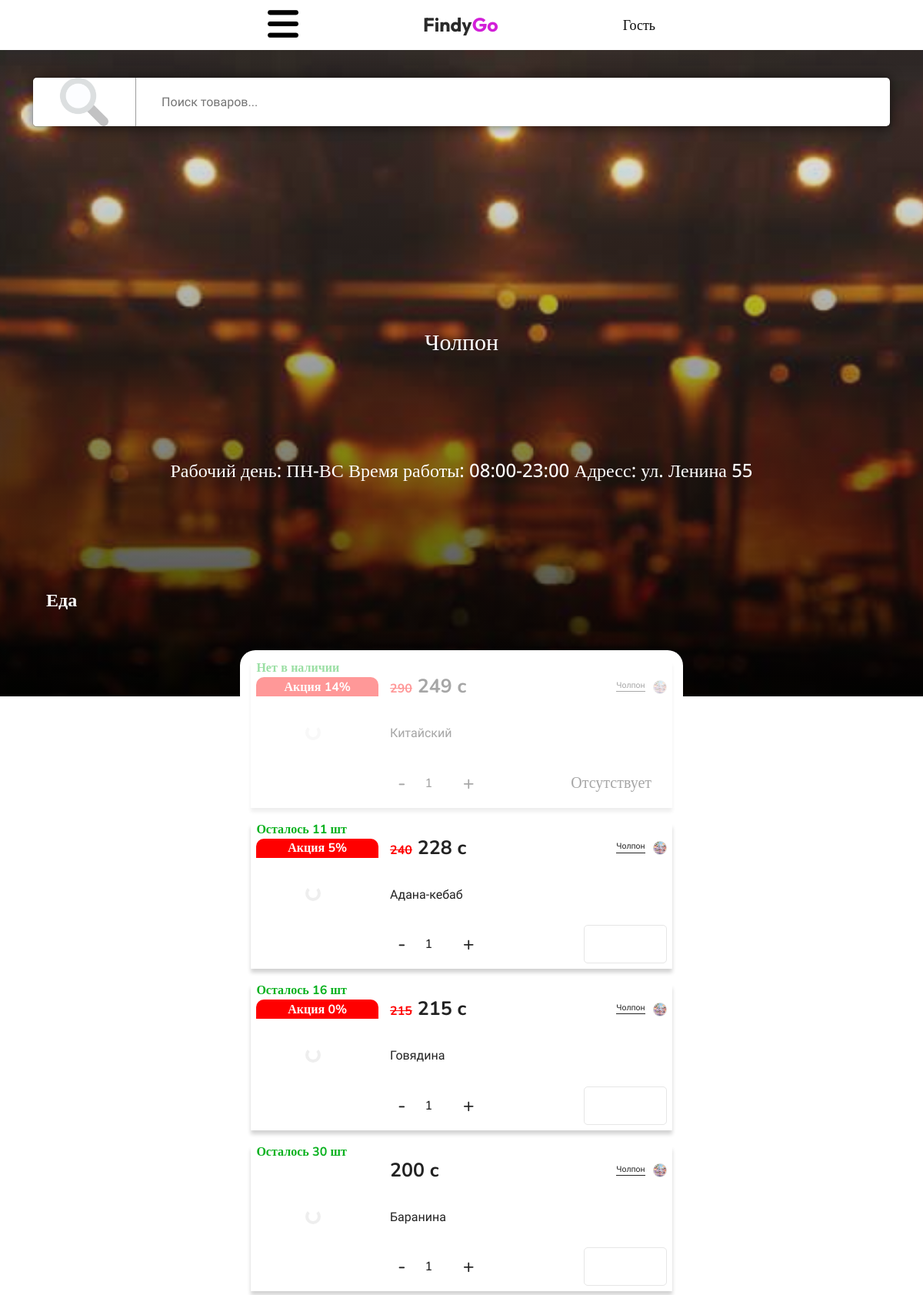
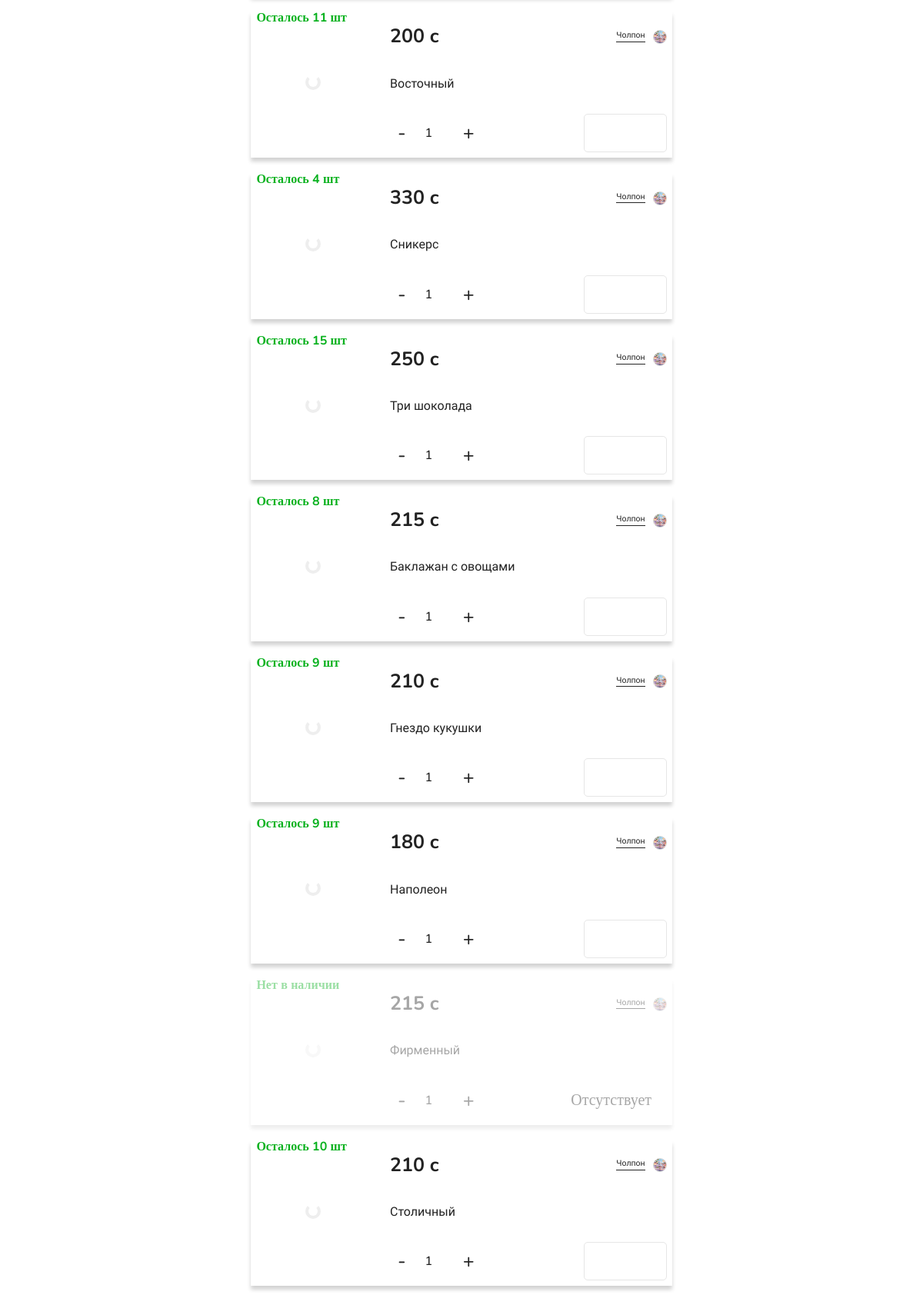
/account/2/ (upper part), run on the app's committed database (2 pictures, top to bottom).
### account/models.py (models this page shows, shortened)
class CustomUser(AbstractUser):
    city = models.CharField(
        max_length=50,
        choices=CITY,
        default="Неизвестно"
    )
    USER_TYPES = [
        ('ordinary_user', 'Обычный пользователь'),
        ('food_user', 'Пользователь еда'),
        ('shop_user', 'Пользователь магазин'),
        ('taxi_user', 'Водитель такси'),
        ('courier_user', 'Водитель курьер'),
        ('taxi_company_user', 'Владелец таксопарк'),
    ]
    user_type = models.CharField(max_length=20, choices=USER_TYPES, default='ordinary_user')
    user_name = models.CharField(max_length=25, blank=True, null=True)
    user_description = models.CharField(max_length=500, default=description_txt, blank=True, null=True)
    user_phone_number = models.DecimalField(max_digits=9, decimal_places=0, blank=True, null=True)
    user_phone_number2 = models.DecimalField(max_digits=9, decimal_places=0, blank=True, null=True)
    user_mbank_qr = models.ImageField(upload_to=user_mbank_qr_path, blank=True, null=True)
    user_rsk_qr = models.ImageField(upload_to=user_rsk_qr_path, blank=True, null=True)
    user_mbank_link = models.CharField(max_length=500, blank=True, null=True)
    user_obank_link = models.CharField(max_length=500, blank=True, null=True)
    user_rsk_link = models.CharField(max_length=500, blank=True, null=True)
    user_abank_link = models.CharField(max_length=500, blank=True, null=True)
    user_raiting = models.DecimalField(max_digits=3, decimal_places=1, blank=True, null=True)
    balance = models.DecimalField(max_digits=15, decimal_places=2, blank=True, null=True)
    CATEGORY_OF_EDUCATION = [
        ('', ''),
        ('Food', 'Еда'),
        ('Vegetables', 'Овощи'),
        ('Shop', 'Магазин'),
    ]
    category_of_education = models.CharField(max_length=20, choices=CATEGORY_OF_EDUCATION, default='', blank=True, null=True)
    SUB_CATEGORY_OF_EDUCATION = [
        ('', ''),
        ('Grocery', 'Продуктовый'),
        ('Vegetables', 'Электроника'),
        ('Clothes', 'Одежды'),
        ('Office', 'Канцелярия'),
    ]
    sub_category_of_education = models.CharField(max_length=20, choices=SUB_CATEGORY_OF_EDUCATION, blank=True, null=True, default='')
    USER_STATUS = [
        ('', ''),
        ('Online', 'Онлайн'),
        ('Offline', 'Оффлайн'),
    ]
    user_status = models.CharField(max_length=20, choices=USER_STATUS, default='', blank=True, null=True)
    user_logo = models.ImageField(upload_to=user_logo_path, blank=True, null=True)
    user_logo_mini = models.ImageField(upload_to=user_logo_mini_path, blank=True, null=True)
    USER_BLOCKED = [
        ('', ''),
        ('Yes', 'Да'),
        ('No', 'Нет'),
    ]
    user_blocked = models.CharField(max_length=20, choices=USER_BLOCKED, default='No')
    groups = models.ManyToManyField(
        Group,
        verbose_name='groups',
        blank=True,
        related_name='custom_user_set',  # Пример названия, которое можно выбрать
        related_query_name='user',
    )
    user_permissions = models.ManyToManyField(
        Permission,
        verbose_name='user permissions',
        blank=True,
        related_name='custom_user_set',  # Пример названия, которое можно выбрать
        related_query_name='user',
    )

### basis/models.py (models this page shows, shortened)
class Food_menu(models.Model):
    STATUS_FOOD = [
        ('True', 'В наличии'),
        ('False', 'Отсутствует'),
    ]
    name = models.TextField(max_length=50)
    description = models.TextField(max_length=800)
    price = models.DecimalField(max_digits=10, decimal_places=0, default='10')
    discount_percent = models.PositiveIntegerField(default=0)  # 0–100
    discount_active = models.BooleanField(default=False)
    category = models.ForeignKey(
        FoodCategory,
        on_delete=models.SET_NULL,
        null=True,
        blank=True,
        related_name='foods'
    )
    food_status = models.CharField(max_length=20, choices=STATUS_FOOD, default='True')
    adscreenimg = models.ImageField(upload_to=ad_screen_img_path)
    imageOne = models.ImageField(upload_to=food_image_one_path)
    date_add = models.DateField(blank=True, null=True)
    user = models.ForeignKey(settings.AUTH_USER_MODEL, on_delete=models.CASCADE)
    quantity = models.PositiveIntegerField(default=0)
    click_order = models.PositiveIntegerField(default=0)
    @property
    def final_price(self):
        if self.discount_active and self.discount_percent > 0:
            discount = (self.price * Decimal(self.discount_percent)) / Decimal(100)
            final = self.price - discount
            return final.quantize(Decimal('1'), rounding=ROUND_HALF_UP)
        return self.price

### account/views.py (the view)
# urls.py: path('account/<int:user_id>/', account_menu, name='account_menu'),
def account_menu(request, user_id):
    user = get_object_or_404(CustomUser, pk=user_id)
    categories = FoodCategory.objects.filter(user=user)
    today = datetime.date.today()
    cache_key = f"foods_shuffle_{user_id}_{today}"
    food_items = cache.get(cache_key)
    if not food_items:
        discounted = list(Food_menu.objects.filter(user=user, discount_active=True))
        non_discounted = list(Food_menu.objects.filter(user=user, discount_active=False))
        discounted.sort(key=lambda x: x.click_order, reverse=True)
        non_discounted.sort(key=lambda x: x.click_order, reverse=True)
        food_items = discounted + non_discounted
        cache.set(cache_key, food_items, 60 * 60 * 24)
    return render(request, 'account/account_menu.html', {
        'user': user,
        'food_items': food_items,
        'categories': categories
    })

### templates/account/account_menu.html (shortened to what this page needs)
{% extends 'basis/basis.html' %}
{% load humanize %}
{% block linkcss %}
<link rel="stylesheet" href="/static/css/account_menu.css">
{% endblock %}
{% block main %}
<div class="search__container">
    <button class="search__btn-active"></button>
    <input type="text" id="searchInput" class="search-input search-input-active" placeholder="Поиск товаров..."
        autocomplete="off">
</div>
<div class="profile-parallax">
    {% if user.category_of_education == 'Food' %}
    <h2 class="user__category">Еда</h2>
    {% endif %}
    <h2 class="user__name">
        {{ user.user_name}}
    </h2>
    <h3 class="user__info">
        {{ user.user_description|linebreaksbr }}
    </h3>
    <img src="{{ user.user_logo.url }}" class="profile-img" alt="">
    <div class="background">
    </div>
</div>
<div class="user-products">
    {% for food in food_items %}
    {% if food.food_status == 'True' %}
    <div class="food" id="{{ food.id }}" data-category="{{ food.category.id }}">
        {% else %}
        <div class="food noactive" id="{{ food.id }}" data-category="{{ food.category.id }}">
        {% endif %}
            {% if food.quantity == 0 %}
            <p class="food_quantity">Нет в наличии</p>
            {% else %}
            <p class="food_quantity">Осталось {{ food.quantity }} шт</p>
            {% endif %}
            <div class="img-container">
                <img data-src="{{ food.adscreenimg.url }}" src="/static/icons/10px.png" alt="{{ food.name }}">
                {% if food.discount_active  %}
                <div class="sale_animation">
                    <p>Акция {{ food.discount_percent }}%</p>
                </div>
                {% endif %}
            </div>
            <div class="descrition-container">
                <div class="price-container">
                    {% if food.discount_active  %}
                    <p class="price__view"><span>{{ food.price|intcomma }}</span> {{ food.final_price|intcomma }} c</p>
                    {% else %}
                    <p class="price__view">{{ food.final_price|intcomma }} c</p>
                    {% endif %}
                    <div class="user">
                        <a class="user-name" href="/account/{{ food.user.id }}/">{{ food.user.user_name }}</a>
                        <img src="{{ food.user.user_logo_mini.url }}" alt="" class="user-avatar">
                    </div>
                </div>
                <p class="food_name">{{ food.name }}</p>
                <div class="coll-food">
                    <button class="minus">-</button>
                    <input type="number" class="coll input-disabled" value="1"><span>штук</span>
                    <button class="plus">+</button>
                    {% if food.food_status == 'True' %}
                    <button class="button box" data-food-id="{{ food.id }}"></button>
                    {% else %}
                    <p class="none">Отсутствует</p>
                    {% endif %}
                </div>
            </div>
        </div>
        {% endfor %}
    </div>
    {% endblock %}

### static/css/basis.css (style rules this page uses)
* { padding: 0; margin: 0; border: 0; -webkit-user-select: none; -moz-user-select: none; user-select: none; }
*, *:before, *:after { box-sizing: border-box; }
html, body { background: rgb(255, 255, 255); height: 100%; width: 100%; font-size: 100%; line-height: 1; font-size: 14px; -ms-text-size-adjust: 100%; -moz-text-size-adjust: 100%; -webkit-text-size-adjust: 100%; }
input, button, textarea { font-family: inherit; }
button, a { outline: none; -webkit-tap-highlight-color: transparent; -webkit-user-select: none; -moz-user-select: none; user-select: none; }
button { cursor: pointer; }
a, a:visited { text-decoration: none; }
img { vertical-align: top; }
h1, h2, h3, h4, h5, h6 { font-size: inherit; font-weight: 400; }

### data on the page
CustomUser: user_name "Чолпон", user_description "Рабочий день: ПН-ВС Время работы: 08:00-23:00 Адресс: ул. Ленина 55", user_logo (picture)
Food_menu: quantity "Нет в наличии", discount_percent "14", price "290", final_price "249", user.user_name "Чолпон", user.user_logo_mini (picture), name "Китайский", food_status "Отсутствует"
Food_menu: quantity "11", discount_percent "5", price "240", final_price "228", user.user_name "Чолпон", user.user_logo_mini (picture), name "Адана-кебаб"
Food_menu: quantity "16", discount_percent "0", price "215", final_price "215", user.user_name "Чолпон", user.user_logo_mini (picture), name "Говядина"
Food_menu: quantity "30", final_price "200", user.user_name "Чолпон", user.user_logo_mini (picture), name "Баранина"
Food_menu: quantity "11", final_price "200", user.user_name "Чолпон", user.user_logo_mini (picture), name "Восточный"
Food_menu: quantity "4", final_price "330", user.user_name "Чолпон", user.user_logo_mini (picture), name "Сникерс"
Food_menu: quantity "15", final_price "250", user.user_name "Чолпон", user.user_logo_mini (picture), name "Три шоколада"
Food_menu: quantity "8", final_price "215", user.user_name "Чолпон", user.user_logo_mini (picture), name "Баклажан с овощами"
Food_menu: quantity "9", final_price "210", user.user_name "Чолпон", user.user_logo_mini (picture), name "Гнездо кукушки"
Food_menu: quantity "9", final_price "180", user.user_name "Чолпон", user.user_logo_mini (picture), name "Наполеон"
Food_menu: quantity "Нет в наличии", final_price "215", user.user_name "Чолпон", user.user_logo_mini (picture), name "Фирменный", food_status "Отсутствует"
Food_menu: quantity "10", final_price "210", user.user_name "Чолпон", user.user_logo_mini (picture), name "Столичный"
